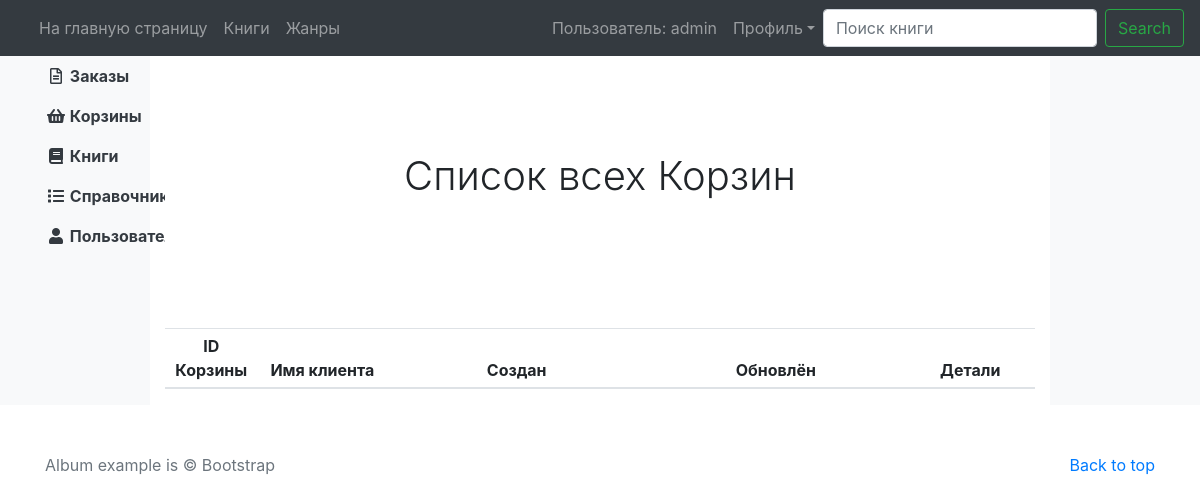
The page /basket/list_manager/ (signed in) on the database as committed earlier.
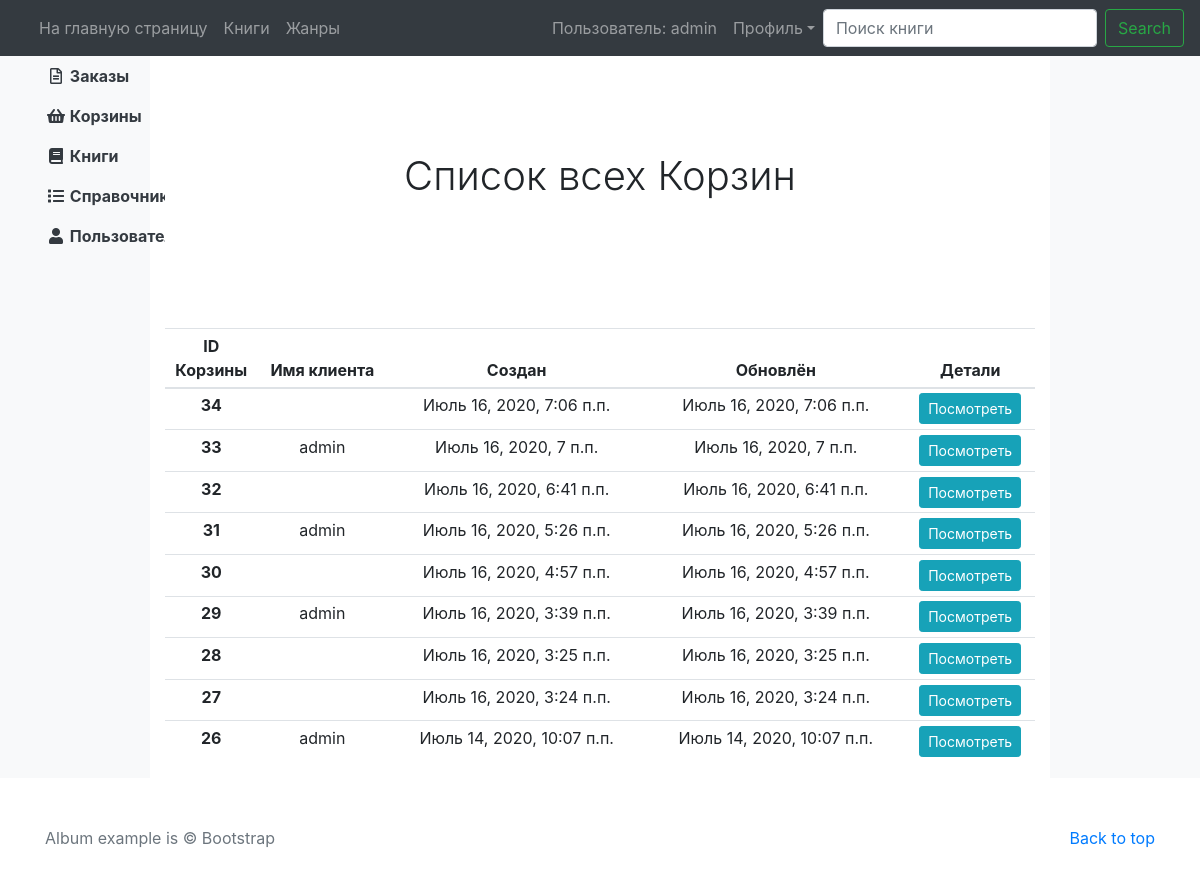
The same page on the database as committed later.
### profiles/models.py (models this page shows, shortened)
class Profile(AbstractUser):
    phone_number = models.CharField(
        verbose_name="Мобильный номер телефона",
        max_length=30,
        null=True,
        blank=True
    )
    country = models.CharField(
        verbose_name="Страна",
        max_length=30,
        null=True,
        blank=True
    )
    city = models.CharField(
        verbose_name="Город",
        max_length=30,
        null=True,
        blank=True
    )
    index = models.CharField(
        verbose_name="Индекс",
        max_length=30,
        null=True,
        blank=True
    )
    adress1 = models.CharField(
        verbose_name="Адрес прописки",
        max_length=40,
        null=True,
        blank=True
    )
    adress2 = models.CharField(
        verbose_name="Адрес проживания",
        max_length=40,
        null=True,
        blank=True
    )
    additionally = models.TextField(
        verbose_name="Дополнительная информация",
        null=True,
        blank=True
    )
    class Meta:
        permissions = [
                    ("view_all_profiles", "Can view all profiles"),
                ]

### basket/models.py (models this page shows, shortened)
class Basket(models.Model):
    user = models.ForeignKey(
        Profile,
        on_delete=models.CASCADE,
        blank=True,
        null=True,
        related_name='basket'
    )
    basket_date = models.DateTimeField(
        verbose_name="Дата создания корзины",
        auto_now=False,
        auto_now_add=True
    )
    basket_change_date = models.DateTimeField(
        verbose_name="Дата последнего изменения корзины",
        auto_now=True,
        auto_now_add=False
    )
    session_key = models.CharField(
        max_length=40,
    )
    class Meta:
        unique_together = ('user', 'session_key',)
        permissions = [
                    ("view_all_baskets", "Can view all baskets"),
                ]

### basket/views.py (the view)
# urls.py: path('list_manager/', ListBasketsManager.as_view(), name="list_manager"),
class ListBasketsManager(LoginRequiredMixin, PermissionRequiredMixin, ListView):
    login_url = reverse_lazy('login')
    permission_required = 'basket.view_all_baskets'
    model = Basket
    template_name = 'basket/list_baskets_manager.html'
    ordering = ['-basket_date',]

### basket/templates/basket/list_baskets_manager.html (shortened to what this page needs)
{% extends "base_manager.html" %}
{% load static %}
  {% block main_block_manager %}
    <section class="jumbotron text-center">
      <div class="container sticky-top">
        <h1 class="sticky-top">Список всех Корзин</h1><br>
      </div>
    </section>
      <table class="table table-sm table-hover">
        <thead>
          <tr align="center">
            <th scope="col" width="5%">ID Корзины</th>
            <th scope="col" width="7%">Имя клиента</th>
            <th scope="col" width="14%">Создан</th>
            <th scope="col" width="14%">Обновлён</th>
            <th scope="col" width="7%">Детали</th>
          </tr>
        </thead>
        <tbody>
          {% for basket in object_list %}
              <tr align="center">
                <th scope="row">{{ basket.pk }}</th>
                <td>{{ basket.user.first_name }}</td>
                <td>{{ basket.basket_date }}</td>
                <td>{{ basket.basket_change_date }}</td>
                <td>
                  <a class="btn btn-info btn-sm" href=" {% url 'basket:detail_manager' basket.pk%} ">Посмотреть</a>
                </td>
              </tr>
          {% endfor %}
        </tbody>
      </table>
  {% endblock main_block_manager %}

### templates/base_manager.html (shortened to what this page needs)
{%load static %}
<!doctype html>
<html lang="en">
  <head>
    <link rel="stylesheet" href="https://cdnjs.cloudflare.com/ajax/libs/font-awesome/5.12.0-2/css/all.min.css" />
    <link rel="stylesheet" href="https://stackpath.bootstrapcdn.com/bootstrap/4.5.0/css/bootstrap.min.css">
    <link href="{% static 'css/album.css' %}" rel="stylesheet">
  </head>
  <body>
    {% include "header.html" %}
    <div class="container-fluid">
      <div class="row ">
        {% include "left_block_manager.html" %}
        <div class="col-9">
          <main role="main">
            {% block main_block_manager %} Unknown Body {% endblock main_block_manager %}
          </main>
        </div>
        {% include "right_block_manager.html" %}
      </div>
    </div>
    {% include "footer.html" %}
  </body>
</html>

### templates/header.html (shortened to what this page needs)
<nav class="navbar navbar-expand-md flex-md-nowrap navbar-dark bg-dark sticky-top">
    <div class="navbar-collapse offcanvas-collapse" id="navbarsExampleDefault">
        <div class="col">
          <ul class="navbar-nav mr-auto">
            <li class="nav-item">
              <a class="nav-link" href="{% url 'homepage:homepage' %}">На главную страницу</a>
            </li>
              <a class="nav-link" href="{% url 'books:list' %}">Книги</a>
              <a class="nav-link" href="{% url 'ref_books:list_genre' %}">Жанры</a>
          </ul>
        </div>
        <div class="d-flex justify-content-end">
          <ul class="navbar-nav mr-auto">
            {% if user.is_authenticated %}
              <li class="nav-item">
                <a class="nav-link" href="{% url 'profile:update' user.pk %}"> Пользователь: {{ user.username }} </a>
              </li>
              <li class="nav-item dropdown">
                <a class="nav-link dropdown-toggle" href="#" id="dropdown01" data-toggle="dropdown" aria-haspopup="true" aria-expanded="false">Профиль</a>
              </li>
            {% endif %}
            <form class="form-inline my-2 my-lg-0" action="{% url 'books:list_search' %}" method="get">
              <input name="q" class="form-control mr-sm-2" type="text" placeholder="Поиск книги" aria-label="Search">
              <button class="btn btn-outline-success my-2 my-sm-0" type="submit">Search</button>
            </form>
          </ul>
        </div>
    </div>
</nav>

### templates/left_block_manager.html
<div class="col bg-light">
  <nav class="col-md-2 d-none d-md-block  sidebar ">
    <div class="sidebar-sticky position-fixed">
      <ul class="nav flex-column">
        <li class="nav-item">
          <a class="nav-link active text-dark font-weight-bold" href="{% url 'order:list_manager'%}">
            <i class="far fa-file-alt fa-fw"></i>
            Заказы
          </a>
        </li>
        <li class="nav-item">
          <a class="nav-link active text-dark font-weight-bold" href="{% url 'basket:list_manager'%}">
            <i class="fas fa-shopping-basket fa-fw" ></i>
            Корзины
          </a>
        </li>
        <li class="nav-item">
          <a class="nav-link active text-dark font-weight-bold " href="{% url 'books:list_manager'%}">
            <i class="fas fa-book fa-fw"></i>
            Книги
          </a>
        </li>
        <li class="nav-item">
          <a class="nav-link active text-dark font-weight-bold" href="{% url 'ref_books:ref_books_manager'%}">
            <i class="fas fa-list fa-fw"></i>
            Справочники
          </a>
        </li>
        <li class="nav-item">
          <a class="nav-link active text-dark font-weight-bold" href="{% url 'profile:list_manager'%}">
            <i class="fas fa-user fa-fw"></i>
            Пользователи
          </a>
        </li>
      </ul>
    </div>
  </nav>
</div>

### templates/right_block_manager.html (shortened to what this page needs)
<div class="col bg-light">
</div>

### templates/footer.html
<footer class="text-muted">
    <div class="container">
    <p class="float-right">
        <a href="#">Back to top</a>
    </p>
    <p>Album example is &copy; Bootstrap</p>
    </div>
</footer>

### static/css/album.css (style rules this page uses)
.jumbotron { padding-top: 3rem; padding-bottom: 3rem; margin-bottom: 0; background-color: #fff; }
@media (min-width: 768px) { .jumbotron { padding-top: 6rem; padding-bottom: 6rem; } }
.jumbotron h1 { font-weight: 300; }
.jumbotron .container { max-width: 40rem; }
footer { padding-top: 3rem; padding-bottom: 3rem; }
footer p { margin-bottom: .25rem; }

### templates/base_manager.html (style rules this page uses)
table { table-layout: fixed; width:100% }
td { word-wrap:break-word; }

Rows that differ between the two databases and show on the page:
added Basket: pk "34", basket_date "Июль 16, 2020, 7:06 п.п.", basket_change_date "Июль 16, 2020, 7:06 п.п."
added Basket: pk "33", user.first_name "admin", basket_date "Июль 16, 2020, 7 п.п.", basket_change_date "Июль 16, 2020, 7 п.п."
added Basket: pk "32", basket_date "Июль 16, 2020, 6:41 п.п.", basket_change_date "Июль 16, 2020, 6:41 п.п."
added Basket: pk "31", user.first_name "admin", basket_date "Июль 16, 2020, 5:26 п.п.", basket_change_date "Июль 16, 2020, 5:26 п.п."
added Basket: pk "30", basket_date "Июль 16, 2020, 4:57 п.п.", basket_change_date "Июль 16, 2020, 4:57 п.п."
added Basket: pk "29", user.first_name "admin", basket_date "Июль 16, 2020, 3:39 п.п.", basket_change_date "Июль 16, 2020, 3:39 п.п."
added Basket: pk "28", basket_date "Июль 16, 2020, 3:25 п.п.", basket_change_date "Июль 16, 2020, 3:25 п.п."
added Basket: pk "27", basket_date "Июль 16, 2020, 3:24 п.п.", basket_change_date "Июль 16, 2020, 3:24 п.п."
added Basket: pk "26", user.first_name "admin", basket_date "Июль 14, 2020, 10:07 п.п.", basket_change_date "Июль 14, 2020, 10:07 п.п."
